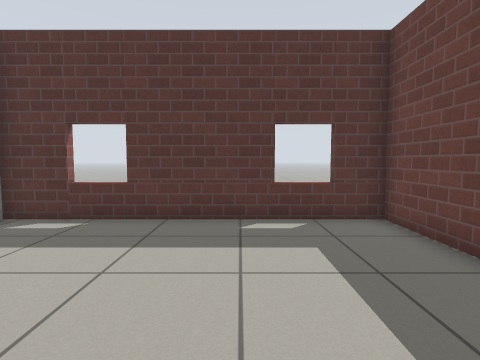
[1] (above)

16 first-person views from a walk through a robot-simulator world made for Gazebo. The camera is 0.81 m above the floor, tilts 4° down and sees 80° across. The floor is counted in squares, 0.5 m on a side. Each view is taken from the middle of a square. On the plan, view 1 faces up. The plan holds only what a view shows up to about 15 squares ahead; the rest is blank. Gazebo's built-in surfaces are drawn with simple patterns.

[2]
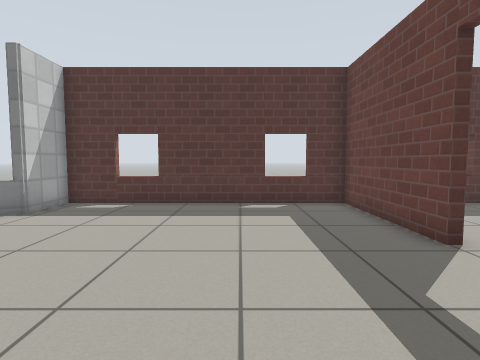

[3]
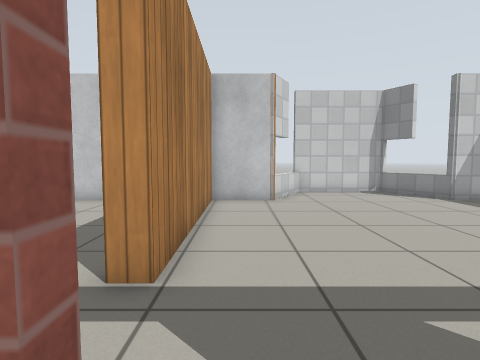

[4]
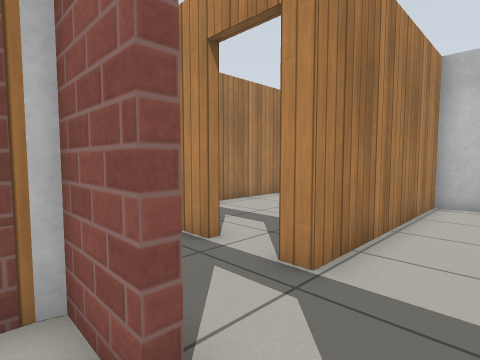

[5]
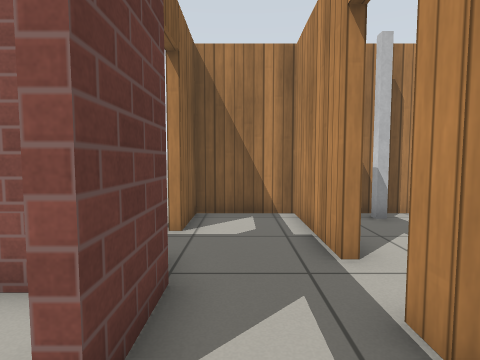

[6]
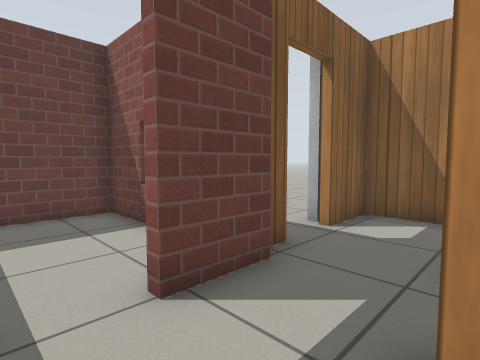

[7]
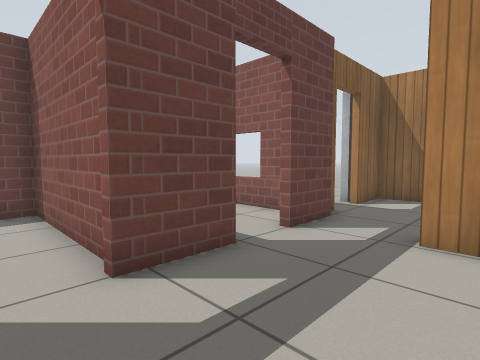

[8]
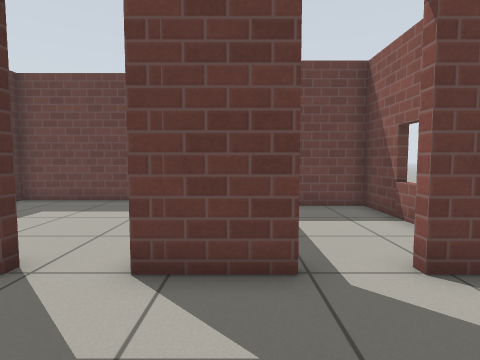

[9]
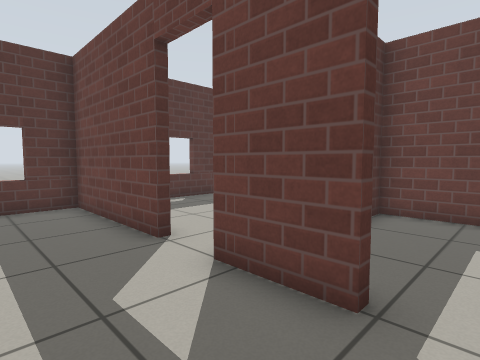

[10]
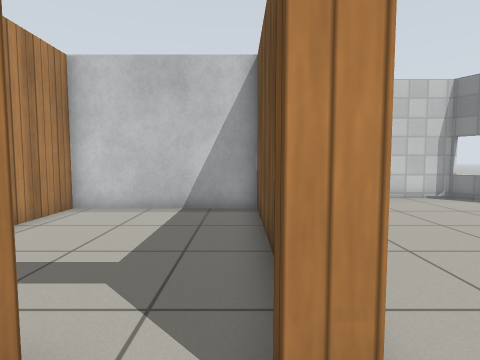

[11]
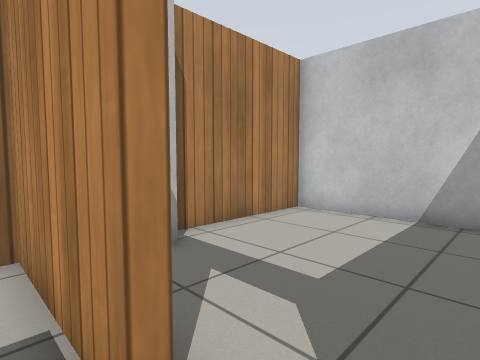

[12]
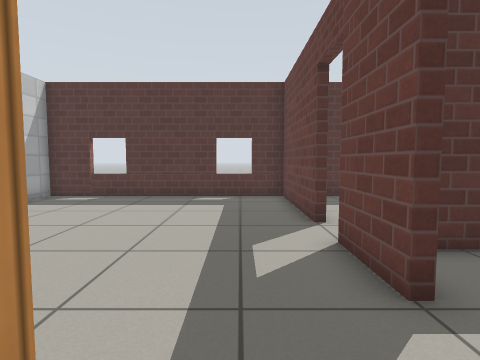

[13]
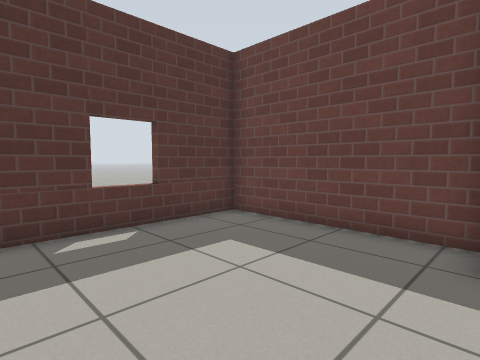

[14]
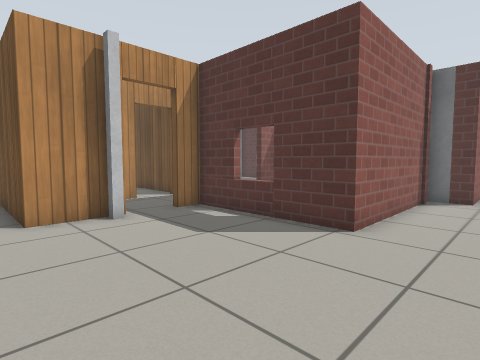

[15]
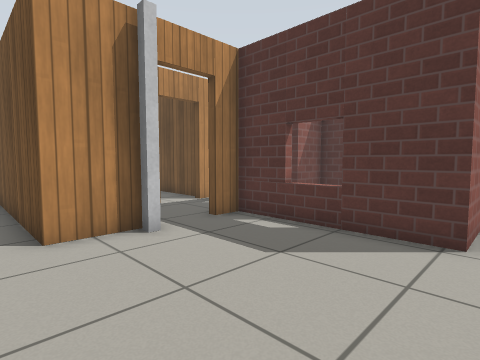

[16]
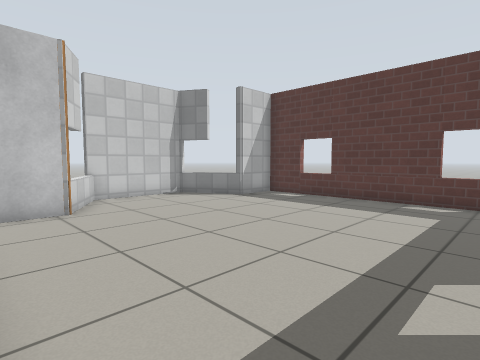

### Floor plan
Points are (right, up) in squares from view 1. A wall is a line through its corners. A room is listed if a view was taken in it or the views show most of it. See-through windows are left out.
Room 1 (views 1, 2, 5, 6, 7, 8, 9, 10, 11, 12, 16)
walls: (3.9, 2.2) (3.9, 7.7) (-6.5, 7.7) (-6.5, 5.5) (-6.9, 5.5); (-6.5, 5.6) (-9.2, 4) (-9.2, -0.3); (3.9, -1.9) (3.9, 0.6); (-9.2, -0.1) (-6.5, -1.6) (-6.5, -4.1) (1.3, -4.1) (1.3, -4.9); (1.3, -6.5) (1.3, -10.6) (4.3, -10.6) (4.3, -8.4); (3.9, -5.8) (3.9, -3.5); (4.3, -6.6) (4.3, -6.1)
ways out: open door at (4, -2.5) to room 2; open door at (4, 1.5) to room 3; open door at (4.5, -7.5) to room 4; open door at (1, -5.5) to room 5
Room 2 (views 3, 4)
walls: (4.2, -3.5) (4.2, -5.4) (10, -5.4) (10, 0.1) (9.4, 0.1); (6.4, 0.1) (4.2, 0.1) (4.2, -1.9)
ways out: open door at (4, -2.5) to room 1
Room 3 (view 13)
walls: (4.6, 0.4) (10, 0.4) (10, 1.2); (11.4, 1.5) (11.4, 7.7) (5.5, 7.7)
ways out: open door at (4, 1.5) to room 1
Room 4 (views 14, 15)
walls: (4.6, -8.4) (4.6, -10.9); (11.7, 2.7) (11.7, 1) (10.3, 1) (10.3, -5.7) (4.6, -5.7)
ways out: open door at (4.5, -7.5) to room 1
Room 5 (no view inside)
walls: (0.6, -4.4) (-6.5, -4.4) (-6.5, -10.6) (-0.6, -10.6)
ways out: open door at (1, -5.5) to room 1

Positions as (right, up) in squares from view 1, and headings:
1: (0, 0), facing up
2: (0, -3), facing up
3: (5, -3), facing left
4: (5, -2), facing down-left
5: (3, -2), facing down
6: (1, -2), facing down-right
7: (0, 2), facing down-right
8: (0, -1), facing right
9: (1, -3), facing up-right
10: (3, -5), facing left
11: (2, -5), facing down-left
12: (2, -5), facing up
13: (5, 1), facing up-right
14: (13, -12), facing up-left
15: (11, -12), facing up-left
16: (3, -4), facing up-left
